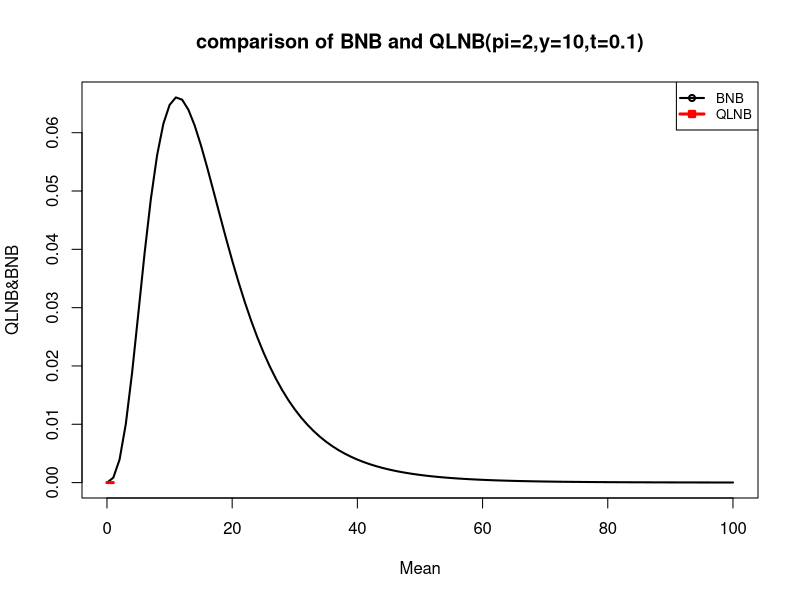

This figure's R source:
base.dir=file.path('C:/Users/Tharshan-PC/Desktop/Research/QuasiSeq')
out.dir=file.path(base.dir, 'out')
prg.dir=file.path(base.dir, 'prg')
dat.dir=file.path(base.dir, 'dat')
img.dir=file.path(base.dir, 'img')

if(F){
	library(parallel)
	RNGkind("L'Ecuyer-CMRG")
	cl=makeCluster(8L)
	clusterEvalQ(cl, {
		RNGkind("L'Ecuyer-CMRG"); 
		options(contrasts=c('contr.sum', 'contr.sum'))
	})
	clusterSetRNGStream(cl , 9992722L)
}
set.seed(9992722L)

prg.name=paste('Coner', Sys.Date(), sep='_')
img.name=file.path(img.dir, paste(prg.name, 'RData', sep='.'))
out.file=function(suffix, subdir) if(missing(subdir)) file.path(out.dir, paste(prg.name, suffix, sep='_')) else file.path(out.dir, subdir, paste(prg.name, suffix, sep='_')) 

setwd(out.dir)

options(contrasts=c('contr.sum', 'contr.sum'))

.sessionInfo=list(sessionInfo=sessionInfo(), Sys.info=Sys.info(),
  Sys.getenv=Sys.getenv(names=TRUE), capabilities=capabilities(),
  options=options(), RNGkind=RNGkind(), .libPaths=.libPaths(), 
  date=date(), wd=getwd(),.Random.seed=.Random.seed)


####################################### END OF HEADER ################################################

#####Graphical comparison QLNB and LBNB

my_QLNB<-function(x,pi,t,y){
QLNB<-exp(1/pi)*((1/(1+t*x))^(1/t)*(t*x/(t*x+1))^y)
return(QLNB)
}

my_LBNB<-function(x,pi,t,y){
LBNB<-
exp(lgamma(y+x*(t*pi+1)/(pi-1))+lbeta((x*(t*pi+1))/(pi-1)+(t*(2*pi-1)+1)/(t*(pi-1)),y+1/t)
-log(factorial(y))-lgamma(x*(t*pi+1)/(pi-1))-lbeta((t*(2*pi-1)+1)/t*(pi-1),1/t))
return(LBNB)
}
		
curve(my_LBNB(x,pi=2,t=0.1,y=10),0.01,100,
main="comparison of BNB and QLNB(pi=2,y=10,t=0.1)",xlab="Mean",ylab="QLNB&BNB",pch=21,lwd=2)
curve(my_QLNB(x,pi=2,t=0.1,y=10),0,01,100,add=T,xlab="Mean",ylab="QLNB&BNB",col="red",
main="comparison of BNB and QLNB(pi=2,y=10,t=0.1)",pch=22,lwd=3)
legend("topright", c("BNB","QLNB"), cex=0.8,col=c("black","red"),pch=21:22,lwd=2:3)

##################END####################################

#This is the function to find exp(h(y,tau,pi))=H,where 
#exp(h(y,tau=t,pi))=integration(f(QLNB)-f(LBNB)) over the mean values
#f(QLNB)=exp(1/pi)*((1/(1+t*x))^(1/t)*(t*x/(t*x+1))^y)
#f(LBNB)=(exp(lgamma(y+x*(t*pi+1)/(pi-1))+lbeta((x*(t*pi+1))/(pi-1)
#             +(t*(2*pi-1)+1)/(t*(pi-1)),y+1/t)-log(factorial(y))-lgamma(x*(t*pi+1)/(pi-1))
#             -lbeta((t*(2*pi-1)+1)/t*(pi-1),1/t)))

my.fun<-function(pi,y,t){
        f1<-function(x){
             exp(1/pi)*((1/(1+t*x))^(1/t)*(t*x/(t*x+1))^y)-(exp(lgamma(y+x*(t*pi+1)/(pi-1))+lbeta((x*(t*pi+1))/(pi-1)
              +(t*(2*pi-1)+1)/(t*(pi-1)),y+1/t)-log(factorial(y))-lgamma(x*(t*pi+1)/(pi-1))
              -lbeta((t*(2*pi-1)+1)/t*(pi-1),1/t)))
}
return(f1)
}
H<-function(pi,y,t){
 integrate(my.fun(pi,y,t),0,Inf)
}

H(2,10,0.2)

####################END########################











